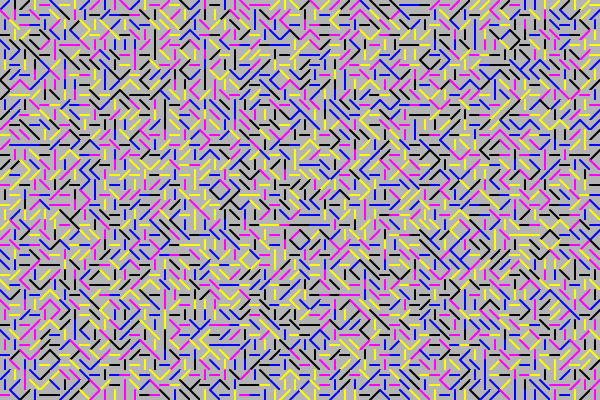
Frame 1 (no input)
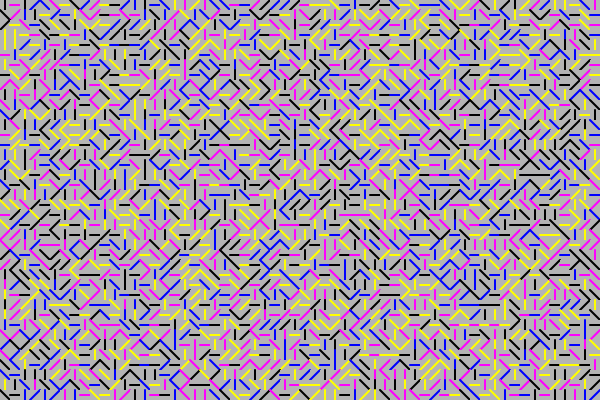
Frame 2 (the mouse pressed at the canvas centre, redrawn once)

The p5.js sketch that drew these frames (run headless with seeded random() and noise() and a simulated clock; the mouse was pressed at the canvas centre and the sketch redrawn once):

// p5.js sketch
// ── sketch.js
// Use Sol Lewitts's Wall Procedural Instructions #33

const cellSize = 10
let horizontalCells
let verticalCells

function setup() {
  createCanvas(600, 400);
  horizontalCells = width / cellSize
  verticalCells = height / cellSize
  noLoop()
}

function draw() {
  const bgColor = color(180)
  background(20);
  const outlineColor = color(bgColor)
  const fillColor = color(bgColor)
  const lineColors = [color(0), color(255,255,0), color(255,0,255), color(0,0,255)]
  for (let i = 0; i < verticalCells; i++) {
    for (let j = 0; j < horizontalCells; j++) {
      push()
      translate(j * cellSize, i * cellSize)
      let lineColorSelection = lineColors[Math.floor(Math.random() * lineColors.length)]
      drawCell(outlineColor, fillColor, lineColorSelection, cellSize, cellSize)
      pop()
    }
  }
  /*
  drawCell(outlineColor, fillColor, lineColor, 20, 20)
  translate(20, 0)
   drawCell(outlineColor, fillColor, lineColor, 20, 20)
  */
  
  
}

function drawCell(outlineColor, fillColor, lineColor, cellWidth, cellHeight)
{
  let orientation = ["vert", "horiz", "backslash", "forwardslash"]
  let orientationSelection = orientation[Math.floor(Math.random() * orientation.length)]
  /*
  stroke(outlineColor)
  strokeWeight(1)
  */
  noStroke()
  fill(fillColor)
  rect(0,0,cellWidth,cellHeight)
  strokeWeight(2)
  stroke(lineColor)
  
  
  //Draw based on selected orientation
  switch (orientationSelection) {
    case "vert":
      line(cellWidth / 2, 0, cellWidth / 2, cellHeight)
      break
    case "horiz":
      line(0, cellHeight / 2, cellWidth, cellHeight / 2)
      break
    case "backslash":
      line(0,0,cellWidth, cellHeight)
      break
    case "forwardslash":
      line(0,cellHeight,cellWidth, 0)
      break
    default:
      console.log("not a valid orientation")
      
  }
  
}
